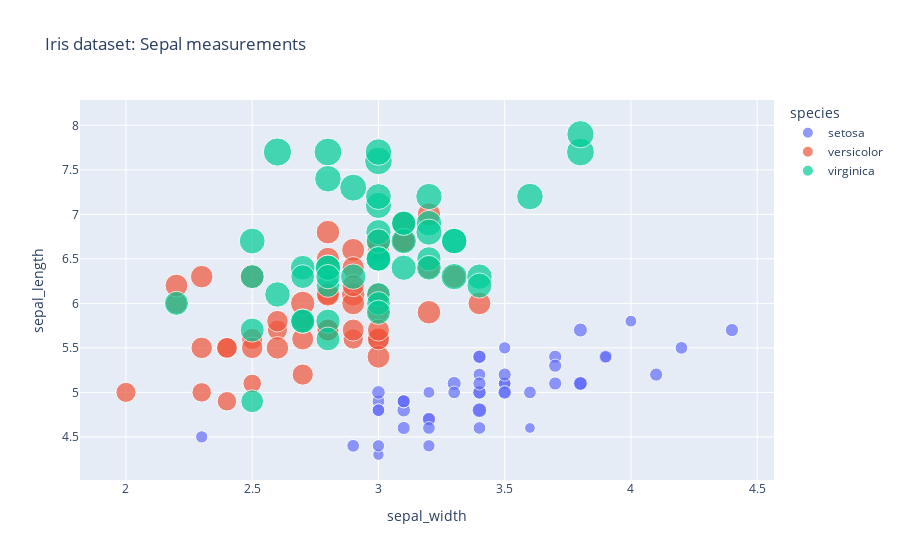

Here is the notebook cell this chart was saved with:
### Markdown cell above
3. Scatterplot met kleur en grootte

### Code cell
df_scatter = px.data.iris()

fig = px.scatter(df_scatter, x='sepal_width', y='sepal_length',
                 color='species', size='petal_length',
                 title='Iris dataset: Sepal measurements')

fig.show()

### Figure 1 — Plotly figure (JSON) as saved in the notebook; plotly's stock layout.template omitted (floating-point values rounded to 4 significant figures)
{"data": [{"hovertemplate": "species=setosa<br>sepal_width=%{x}<br>sepal_length=%{y}<br>petal_length=%{marker.size}<extra></extra>", "legendgroup": "setosa", "marker": {"color": "#636efa", "size": [1.4, 1.4, 1.3, 1.5, 1.4, 1.7, 1.4, 1.5, 1.4, 1.5, 1.5, 1.6, 1.4, 1.1, 1.2, 1.5, 1.3, 1.4, 1.7, 1.5, 1.7, 1.5, 1.0, 1.7, 1.9, 1.6, 1.6, 1.5, 1.4, 1.6, 1.6, 1.5, 1.5, 1.4, 1.5, 1.2, 1.3, 1.5, 1.3, 1.5, 1.3, 1.3, 1.3, 1.6, 1.9, 1.4, 1.6, 1.4, 1.5, 1.4], "sizemode": "area", "sizeref": 0.01725, "symbol": "circle"}, "mode": "markers", "name": "setosa", "orientation": "v", "showlegend": true, "type": "scatter", "x": [3.5, 3.0, 3.2, 3.1, 3.6, 3.9, 3.4, 3.4, 2.9, 3.1, 3.7, 3.4, 3.0, 3.0, 4.0, 4.4, 3.9, 3.5, 3.8, 3.8, 3.4, 3.7, 3.6, 3.3, 3.4, 3.0, 3.4, 3.5, 3.4, 3.2, 3.1, 3.4, 4.1, 4.2, 3.1, 3.2, 3.5, 3.1, 3.0, 3.4, 3.5, 2.3, 3.2, 3.5, 3.8, 3.0, 3.8, 3.2, 3.7, 3.3], "xaxis": "x", "y": [5.1, 4.9, 4.7, 4.6, 5.0, 5.4, 4.6, 5.0, 4.4, 4.9, 5.4, 4.8, 4.8, 4.3, 5.8, 5.7, 5.4, 5.1, 5.7, 5.1, 5.4, 5.1, 4.6, 5.1, 4.8, 5.0, 5.0, 5.2, 5.2, 4.7, 4.8, 5.4, 5.2, 5.5, 4.9, 5.0, 5.5, 4.9, 4.4, 5.1, 5.0, 4.5, 4.4, 5.0, 5.1, 4.8, 5.1, 4.6, 5.3, 5.0], "yaxis": "y"}, {"hovertemplate": "species=versicolor<br>sepal_width=%{x}<br>sepal_length=%{y}<br>petal_length=%{marker.size}<extra></extra>", "legendgroup": "versicolor", "marker": {"color": "#EF553B", "size": [4.7, 4.5, 4.9, 4.0, 4.6, 4.5, 4.7, 3.3, 4.6, 3.9, 3.5, 4.2, 4.0, 4.7, 3.6, 4.4, 4.5, 4.1, 4.5, 3.9, 4.8, 4.0, 4.9, 4.7, 4.3, 4.4, 4.8, 5.0, 4.5, 3.5, 3.8, 3.7, 3.9, 5.1, 4.5, 4.5, 4.7, 4.4, 4.1, 4.0, 4.4, 4.6, 4.0, 3.3, 4.2, 4.2, 4.2, 4.3, 3.0, 4.1], "sizemode": "area", "sizeref": 0.01725, "symbol": "circle"}, "mode": "markers", "name": "versicolor", "orientation": "v", "showlegend": true, "type": "scatter", "x": [3.2, 3.2, 3.1, 2.3, 2.8, 2.8, 3.3, 2.4, 2.9, 2.7, 2.0, 3.0, 2.2, 2.9, 2.9, 3.1, 3.0, 2.7, 2.2, 2.5, 3.2, 2.8, 2.5, 2.8, 2.9, 3.0, 2.8, 3.0, 2.9, 2.6, 2.4, 2.4, 2.7, 2.7, 3.0, 3.4, 3.1, 2.3, 3.0, 2.5, 2.6, 3.0, 2.6, 2.3, 2.7, 3.0, 2.9, 2.9, 2.5, 2.8], "xaxis": "x", "y": [7.0, 6.4, 6.9, 5.5, 6.5, 5.7, 6.3, 4.9, 6.6, 5.2, 5.0, 5.9, 6.0, 6.1, 5.6, 6.7, 5.6, 5.8, 6.2, 5.6, 5.9, 6.1, 6.3, 6.1, 6.4, 6.6, 6.8, 6.7, 6.0, 5.7, 5.5, 5.5, 5.8, 6.0, 5.4, 6.0, 6.7, 6.3, 5.6, 5.5, 5.5, 6.1, 5.8, 5.0, 5.6, 5.7, 5.7, 6.2, 5.1, 5.7], "yaxis": "y"}, {"hovertemplate": "species=virginica<br>sepal_width=%{x}<br>sepal_length=%{y}<br>petal_length=%{marker.size}<extra></extra>", "legendgroup": "virginica", "marker": {"color": "#00cc96", "size": [6.0, 5.1, 5.9, 5.6, 5.8, 6.6, 4.5, 6.3, 5.8, 6.1, 5.1, 5.3, 5.5, 5.0, 5.1, 5.3, 5.5, 6.7, 6.9, 5.0, 5.7, 4.9, 6.7, 4.9, 5.7, 6.0, 4.8, 4.9, 5.6, 5.8, 6.1, 6.4, 5.6, 5.1, 5.6, 6.1, 5.6, 5.5, 4.8, 5.4, 5.6, 5.1, 5.1, 5.9, 5.7, 5.2, 5.0, 5.2, 5.4, 5.1], "sizemode": "area", "sizeref": 0.01725, "symbol": "circle"}, "mode": "markers", "name": "virginica", "orientation": "v", "showlegend": true, "type": "scatter", "x": [3.3, 2.7, 3.0, 2.9, 3.0, 3.0, 2.5, 2.9, 2.5, 3.6, 3.2, 2.7, 3.0, 2.5, 2.8, 3.2, 3.0, 3.8, 2.6, 2.2, 3.2, 2.8, 2.8, 2.7, 3.3, 3.2, 2.8, 3.0, 2.8, 3.0, 2.8, 3.8, 2.8, 2.8, 2.6, 3.0, 3.4, 3.1, 3.0, 3.1, 3.1, 3.1, 2.7, 3.2, 3.3, 3.0, 2.5, 3.0, 3.4, 3.0], "xaxis": "x", "y": [6.3, 5.8, 7.1, 6.3, 6.5, 7.6, 4.9, 7.3, 6.7, 7.2, 6.5, 6.4, 6.8, 5.7, 5.8, 6.4, 6.5, 7.7, 7.7, 6.0, 6.9, 5.6, 7.7, 6.3, 6.7, 7.2, 6.2, 6.1, 6.4, 7.2, 7.4, 7.9, 6.4, 6.3, 6.1, 7.7, 6.3, 6.4, 6.0, 6.9, 6.7, 6.9, 5.8, 6.8, 6.7, 6.7, 6.3, 6.5, 6.2, 5.9], "yaxis": "y"}], "layout": {"legend": {"itemsizing": "constant", "title": {"text": "species"}, "tracegroupgap": 0}, "title": {"text": "Iris dataset: Sepal measurements"}, "xaxis": {"anchor": "y", "domain": [0, 1], "title": {"text": "sepal_width"}}, "yaxis": {"anchor": "x", "domain": [0, 1], "title": {"text": "sepal_length"}}}}
